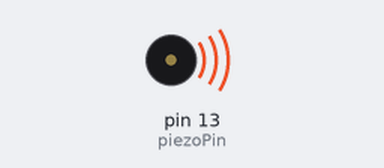
The sketch below on a simulated Arduino Uno, built with avr-gcc and run on an emulated ATmega328P. Shown: buzzer (waves = sounding).

Above: at 0.1 s.
Timing chart, 0 to 1.6 s (numbered marks = the images above):
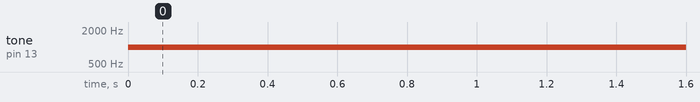

Measured:
- by itself, tone on pin 13 (piezoPin): silent → 1000 Hz at 0.00 s

The sketch:

piezo_buzzer.ino
```cpp
//A sketch to demonstrate the tone() function

//Specify digital pin on the Arduino that the positive lead of piezo buzzer is attached.
int piezoPin = 13;

void setup() {

}//close setup

void loop() {

  /*Tone needs 2 arguments, but can take three
    1) Pin#
    2) Frequency - this is in hertz (cycles per second) which determines the pitch of the noise made
    3) Duration - how long teh tone plays
  */
  tone(piezoPin, 1000);

  //tone(piezoPin, 1000, 500);
  //delay(1000);

}
```
